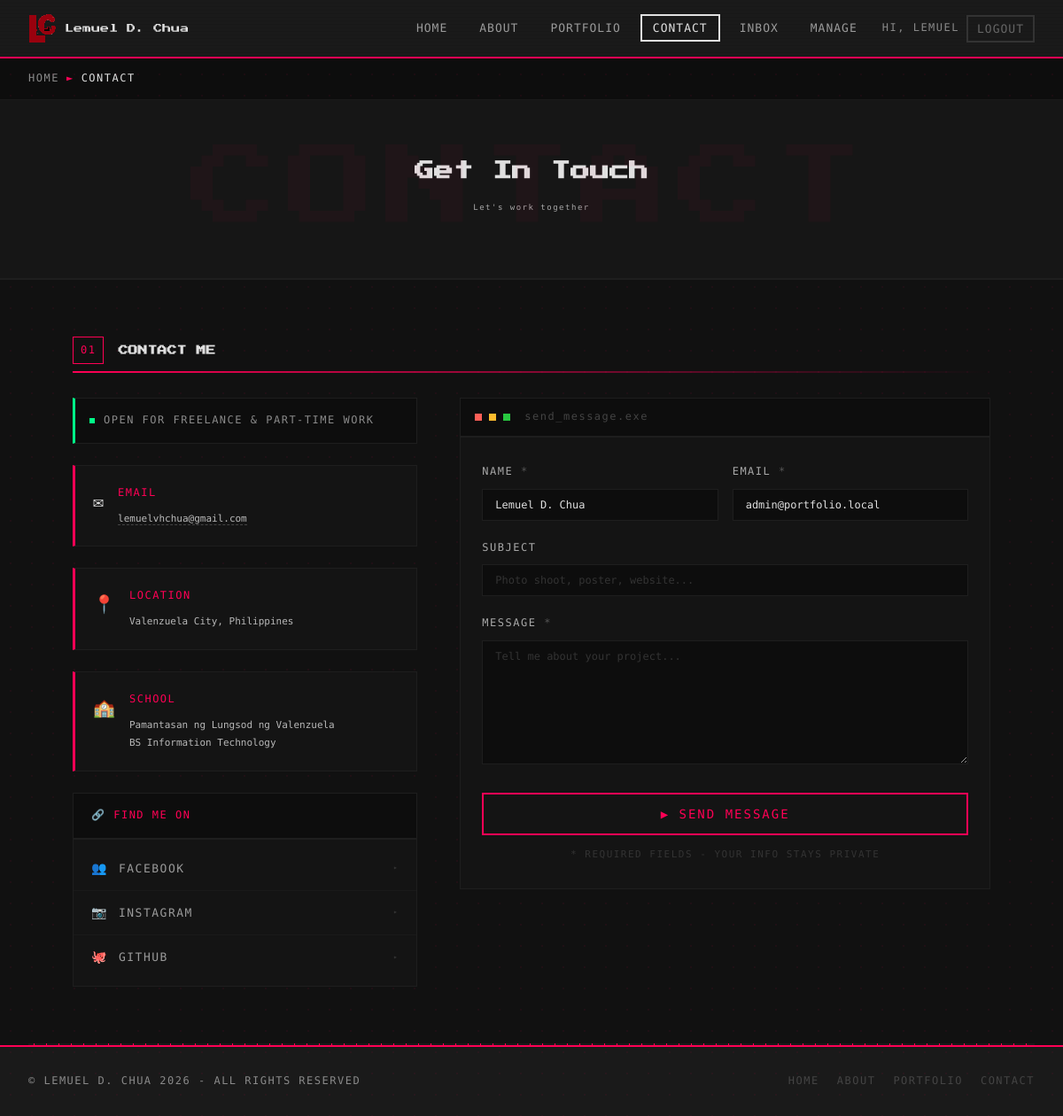
The app's page /contact.php (signed in) with its own data.
### tables this page shows
CREATE TABLE IF NOT EXISTS users (
    id            INT UNSIGNED AUTO_INCREMENT PRIMARY KEY,
    name          VARCHAR(80)  NOT NULL,
    email         VARCHAR(190) NOT NULL UNIQUE,
    password_hash VARCHAR(255) NOT NULL,
    role          ENUM('user', 'admin') NOT NULL DEFAULT 'user',
    created_at    TIMESTAMP NOT NULL DEFAULT CURRENT_TIMESTAMP,
    last_login    TIMESTAMP NULL DEFAULT NULL
);

### includes/init.php (called while the page is built, shortened)
<?php
function db(): PDO
{
    static $pdo = null;
    if ($pdo === null) {
        try {
            $pdo = new PDO(
                'mysql:host=' . DB_HOST . ';dbname=' . DB_NAME . ';charset=utf8mb4',
                DB_USER,
                DB_PASS,
                [
                    PDO::ATTR_ERRMODE            => PDO::ERRMODE_EXCEPTION,
                    PDO::ATTR_DEFAULT_FETCH_MODE => PDO::FETCH_ASSOC,
                    PDO::ATTR_EMULATE_PREPARES   => false,
                ]
            );
        } catch (PDOException $e) {
            http_response_code(500);
            $msg = DEBUG ? $e->getMessage() : 'Database connection failed.';
            exit('<p style="font-family:monospace;color:#ff0055;padding:20px">[ DATABASE ERROR ] ' . e($msg)
                . '<br><br>Start MySQL in XAMPP and import database.sql in phpMyAdmin (see README.md).</p>');
        }
    }
    return $pdo;
}
function e(?string $s): string
{
    return htmlspecialchars((string) $s, ENT_QUOTES, 'UTF-8');
}
function current_user(): ?array
{
    static $user = false;
    if ($user === false) {
        $user = null;
        if (!empty($_SESSION['user_id'])) {
            $st = db()->prepare('SELECT id, name, email, role FROM users WHERE id = ?');
            $st->execute([$_SESSION['user_id']]);
            $user = $st->fetch() ?: null;
        }
    }
    return $user;
}
function url(string $path): string
{
    $inAdmin = basename(dirname($_SERVER['SCRIPT_NAME'])) === 'admin';
    return ($inAdmin ? '../' : '') . $path;
}

### contact.php (the view, shortened to what this page needs)
<?php
require __DIR__ . '/includes/init.php';
$user = current_user();
$sent = false;
$form = ['name' => $user['name'] ?? '', 'email' => $user['email'] ?? '', 'subject' => '', 'message' => ''];
$page = 'contact';
$bodyClass = 'contact-body-bg';
$crumb = 'CONTACT';
require __DIR__ . '/includes/header.php';
?>
    <main id="main">
        <section class="contact-hero page-hero-anim">
            <h1 class="hero-name">Get In Touch</h1>
            <p class="hero-role">Let's work together</p>
        </section>
        <section class="contact-wrapper">
            <div class="section-header">
                <span class="section-num">01</span>
                <h2 class="section-title">CONTACT ME</h2>
            </div>
            <div class="section-line"></div>
            <div class="contact-grid">
                <div class="contact-info-col">
                    <div class="status-badge">
                        <div class="status-dot"></div>
                        <span>OPEN FOR FREELANCE &amp; PART-TIME WORK</span>
                    </div>
                    <div class="info-card">
                        <span class="info-icon">&#9993;</span>
                        <div>
                            <p class="info-label">EMAIL</p>
                            <p class="info-val"><a href="mailto:lemuelvhchua@gmail.com">lemuelvhchua@gmail.com</a></p>
                        </div>
                    </div>
                    <div class="info-card">
                        <span class="info-icon">&#128205;</span>
                        <div>
                            <p class="info-label">LOCATION</p>
                            <p class="info-val">Valenzuela City, Philippines</p>
                        </div>
                    </div>
                    <div class="info-card">
                        <span class="info-icon">&#127979;</span>
                        <div>
                            <p class="info-label">SCHOOL</p>
                            <p class="info-val">Pamantasan ng Lungsod ng Valenzuela<br>BS Information Technology</p>
                        </div>
                    </div>
                    <div class="socials-card">
                        <div class="socials-header">&#128279; FIND ME ON</div>
                        <ul class="social-list">
                            <li><a href="https://www.facebook.com/LemuelChua05/" target="_blank" rel="noopener"><span class="s-icon">&#128101;</span> FACEBOOK <span class="s-arrow">▸</span></a></li>
                            <li><a href="https://www.instagram.com/shinooooooow/" target="_blank" rel="noopener"><span class="s-icon">&#128247;</span> INSTAGRAM <span class="s-arrow">▸</span></a></li>
                            <li><a href="https://github.com/lemuelvhchua-pixel" target="_blank" rel="noopener"><span class="s-icon">&#128025;</span> GITHUB <span class="s-arrow">▸</span></a></li>
                        </ul>
                    </div>
                </div>
                <div class="contact-form-col">
                    <div class="form-terminal">
                        <div class="terminal-bar">
                            <div class="t-dot red"></div>
                            <div class="t-dot yellow"></div>
                            <div class="t-dot green"></div>
                            <span class="terminal-title">send_message.exe</span>
                        </div>
                        <div class="form-body">
                            <?php if ($sent): ?>
                                <div class="form-success visible" role="status">
                                    <span class="success-icon">[ OK ]</span>
                                    <p>MESSAGE SENT!</p>
                                    <p>I'LL GET BACK TO YOU AT <?= e(strtoupper($form['email'])) ?>.</p>
                                    <a href="contact.php" class="btn">WRITE ANOTHER</a>
                                </div>
                            <?php else: ?>
                                <form method="post" action="contact.php" class="php-form" data-kind="contact" data-busy="SENDING..." novalidate>
                                    <div class="form-row">
                                        <div class="form-group">
                                            <label class="form-label" for="fname">NAME <span>*</span></label>
                                            <input class="form-input" type="text" id="fname" name="name" value="<?= e($form['name']) ?>" placeholder="Your name" autocomplete="name" maxlength="80" required />
                                        </div>
                                        <div class="form-group">
                                            <label class="form-label" for="femail">EMAIL <span>*</span></label>
                                            <input class="form-input" type="email" id="femail" name="email" value="<?= e($form['email']) ?>" placeholder="your@email.com" autocomplete="email" required />
                                        </div>
                                    </div>
                                    <div class="form-group">
                                        <label class="form-label" for="fsubject">SUBJECT</label>
                                        <input class="form-input" type="text" id="fsubject" name="subject" value="<?= e($form['subject']) ?>" placeholder="Photo shoot, poster, website..." maxlength="150" />
                                    </div>
                                    <div class="form-group">
                                        <label class="form-label" for="fmessage">MESSAGE <span>*</span></label>
                                        <textarea class="form-textarea" id="fmessage" name="message" placeholder="Tell me about your project..." maxlength="5000" required><?= e($form['message']) ?></textarea>
                                    </div>
                                    <button type="submit" class="form-submit">&#9654; SEND MESSAGE</button>
                                    <p class="form-note">* REQUIRED FIELDS - YOUR INFO STAYS PRIVATE</p>
                                </form>
                            <?php endif; ?>
                        </div>
                    </div>
                </div>
            </div>
        </section>
        <div class="px-divider"></div>
    </main>
<?php require __DIR__ . '/includes/footer.php'; ?>

### includes/header.php (shortened to what this page needs)
<?php
$user = current_user();
$links = [
    'home'      => ['index.php', 'HOME'],
    'about'     => ['about.php', 'ABOUT'],
    'portfolio' => ['portfolio.php', 'PORTFOLIO'],
    'contact'   => ['contact.php', 'CONTACT'],
];
?>
<!DOCTYPE html>
<html lang="en">
<head>
    <link rel="stylesheet" href="<?= url('css/style.css') ?>" />
    <link rel="stylesheet" href="<?= url('css/v2.css') ?>" />
    <link rel="stylesheet" href="<?= url('css/php.css') ?>" />
    <link rel="stylesheet" href="<?= url('css/readability.css') ?>" />
</head>
<body class="<?= e($bodyClass) ?>"<?= ($user && $user['role'] === 'admin') ? ' data-feed="' . url('admin/messages.php') . '"' : '' ?>>
    <nav>
        <a class="logo" href="<?= url('index.php') ?>">
            <img src="<?= url('images/logo.png') ?>" alt="" />
            <span class="logo-text">Lemuel D. Chua</span>
        </a>
        <ul class="nav-links">
            <?php foreach ($links as $key => [$href, $label]): ?>
                <li><a href="<?= url($href) ?>"<?= $page === $key ? ' class="active" aria-current="page"' : '' ?>><?= $label ?></a></li>
            <?php endforeach; ?>
            <?php if ($user): ?>
                <?php if ($user['role'] === 'admin'): ?>
                    <li><a href="<?= url('admin/messages.php') ?>"<?= $page === 'admin' ? ' class="active" aria-current="page"' : '' ?>>INBOX<?php
                    ?></a></li>
                    <li><a href="<?= url('admin/portfolio.php') ?>"<?= $page === 'manage' ? ' class="active" aria-current="page"' : '' ?>>MANAGE</a></li>
                <?php endif; ?>
                <li class="nav-user">
                    <span class="nav-hello">HI, <?= e(strtoupper(strtok($user['name'], ' '))) ?></span>
                    <form action="<?= url('logout.php') ?>" method="post" class="nav-logout">
                        <button type="submit">LOGOUT</button>
                    </form>
                </li>
            <?php else: ?>
                <li><a href="<?= url('login.php') ?>" class="nav-login<?= in_array($page, ['login', 'register'], true) ? ' active' : '' ?>">&#9654; LOGIN</a></li>
            <?php endif; ?>
        </ul>
    </nav>
    <?php if (!empty($crumb)): ?>
    <div class="breadcrumb">
        <a href="<?= url('index.php') ?>">HOME</a>
        <span class="sep">&#9658;</span>
        <span class="current"><?= e($crumb) ?></span>
    </div>
    <?php endif; ?>

### css/v2.css (style rules this page uses)
:root { --pink: #ff0055; --nav-h: 66px; }
html { scroll-behavior: smooth; }
a.logo { color: inherit; }
.page-hero-anim > * { animation: heroIn .6s ease both; }
.page-hero-anim > :nth-child(2) { animation-delay: .12s; }
.info-card a { color: #bbb; border-bottom: 1px dashed #444; }
.index-hero > *, .hero-corner, .page-hero-anim > *, .auth-card, .alert, .ss-slide.active img, .ss-slide.active .ss-caption > *, .lb.lb-swap .lb-figure img, .tab-in, .msg-new { animation: none !important; }

### css/php.css (style rules this page uses)
.nav-links { align-items: center; }
.nav-user { display: flex; align-items: center; gap: 8px; margin-left: 6px; }
.nav-hello { font-family: 'Press Start 2P', monospace; font-size: 6px; color: #888; letter-spacing: 1px; }
.nav-logout button { font-family: 'Press Start 2P', monospace; font-size: 7px; padding: 6px 10px; cursor: pointer; background: transparent; color: #666; border: 2px solid #333; transition: color .15s, border-color .15s; }
.form-label span { color: #555; letter-spacing: 0; }

### css/readability.css (style rules this page uses)
.nav-links a, .nav-hello, .nav-logout button, .btn, .footer-left, .footer-right a, .breadcrumb, .section-num, .card-tag, .card-link, .service a, .hero-badge, .index-hero-role, .hero-role, .skill-tag, .stat-label, .filter-label, .filter-btn, .figma-page-num, .video-title, .video-tag, .about-tag, .about-status span, .detail-label, .tl-year, .info-label, .socials-header, .social-list a, .status-badge span, .terminal-title, .form-label, .form-submit, .form-note, .form-success p, .figma-more summary, .field-hint, .live-pill { font-family: 'Share Tech Mono', monospace; letter-spacing: 1.5px; }
.nav-links a, .nav-logout button { font-size: 13px; letter-spacing: 1px; }
.nav-hello { font-size: 12px; }
.btn, .form-submit { font-size: 14px; letter-spacing: 2px; }
.card-link, .service a, .filter-btn, .figma-more summary, .social-list a, .video-title { font-size: 13px; }
.section-num, .card-tag, .hero-badge, .skill-tag, .stat-label, .filter-label, .video-tag, .about-tag, .about-status span, .detail-label, .tl-year, .info-label, .socials-header, .status-badge span, .terminal-title, .form-label, .form-success p, .footer-left, .footer-right a, .breadcrumb, .live-pill { font-size: 12px; }
.figma-page-num, .form-note, .field-hint { font-size: 11px; }
.hero-desc, .card-desc, .service p, .section-intro, .cta-sub, .case-desc, .case-features li, .ui-head p, .about-body-text, .tl-desc, .detail-val, .info-val, .lb-caption, .case-meta dd { color: #b8b8b8; }
.nav-links a, .filter-btn, .social-list a { color: #9a9a9a; }
.stat-label, .skill-tag, .footer-left, .breadcrumb a, .about-status span, .status-badge span { color: #8a8a8a; }
.form-label, .hero-role { color: #a8a8a8; }

### records on screen
users: name "LEMUEL", name "Lemuel D. Chua", email "admin@portfolio.local"

### other values on screen
$label "HOME"
$label "ABOUT"
$label "PORTFOLIO"
$label "CONTACT"
$crumb "CONTACT"
